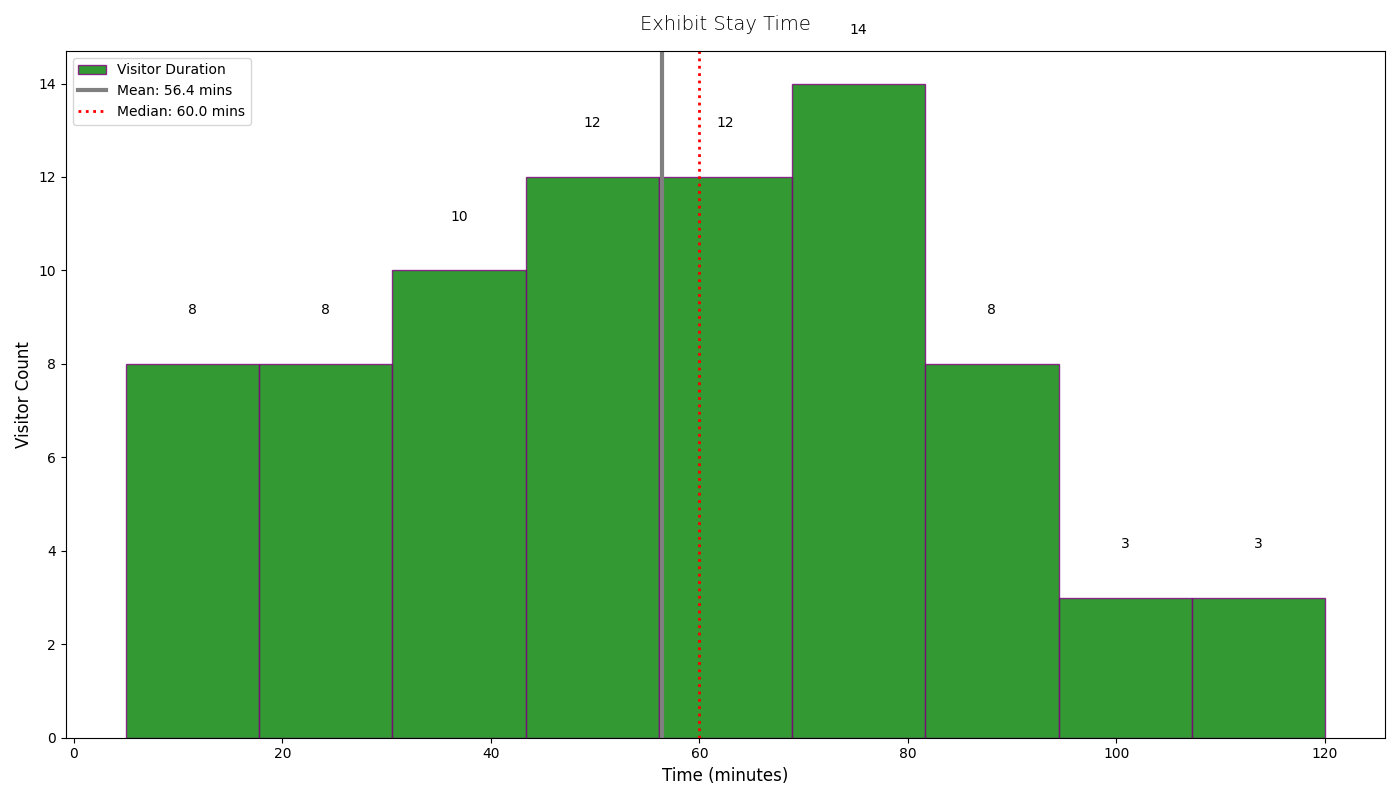

The script that drew this image:
import matplotlib.pyplot as plt
import numpy as np

visitor_times = [
    5, 10, 15, 20, 25, 35, 40, 45, 50, 55, 60, 60, 65, 70, 75, 80, 85, 90, 15, 20, 25, 35, 40, 40, 45, 50,
    55, 60, 60, 65, 70, 75, 80, 80, 85, 90, 10, 15, 20, 25, 35, 40, 40, 45, 50, 55, 60, 60, 65, 70, 75, 80, 80, 85,
    90, 10, 15, 20, 25, 35, 40, 45, 50, 55, 60, 60, 65, 70, 75, 80, 85, 90, 95, 100, 105, 110, 115, 120
]

fig, ax = plt.subplots(figsize=(14, 8))

# Randomly changed elements
n, bins, patches = ax.hist(visitor_times, bins=9, color='green', edgecolor='purple', alpha=0.8, label='Visitor Duration')

mean_time = np.mean(visitor_times)
median_time = np.median(visitor_times)

ax.axvline(mean_time, color='grey', linestyle='solid', linewidth=3, label=f'Mean: {mean_time:.1f} mins') # Changed style
ax.axvline(median_time, color='red', linestyle='dotted', linewidth=2, label=f'Median: {median_time:.1f} mins') # Changed style

ax.set_title('Exhibit Stay Time', fontsize=14, fontweight='light', pad=15)
ax.set_xlabel('Time (minutes)', fontsize=12)
ax.set_ylabel('Visitor Count', fontsize=12)

ax.grid(False)

ax.legend(loc='upper left')  # Changed legend location

for patch in patches:
    height = patch.get_height()
    if height > 0:
        ax.text(patch.get_x() + patch.get_width() / 2, height + 1, int(height), ha='center', va='bottom')

plt.tight_layout()
plt.show()
